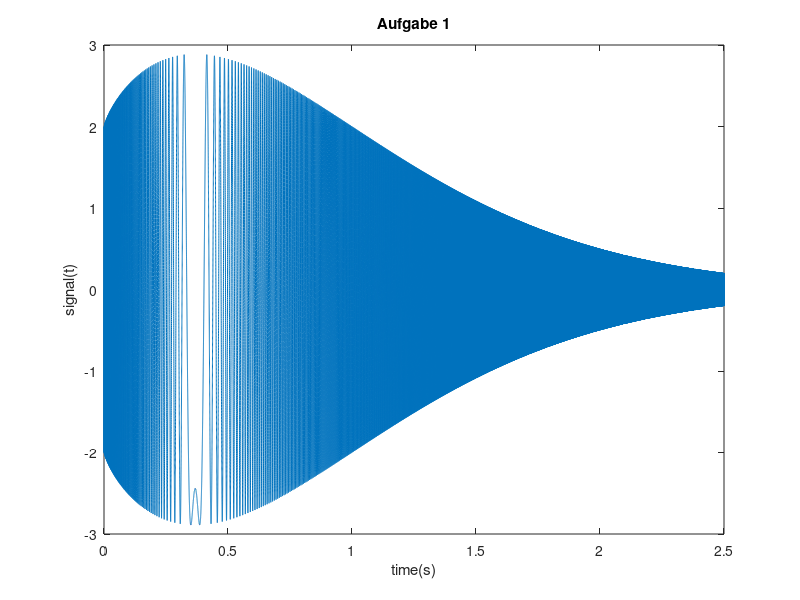

Write the MATLAB code that produced this figure. (Note: this script raises an error after producing the figure.)
%created by Julius Schoening
%edited by Patrick Felschen, Julian Voss
clc;
close all;
clear;

%variables
A1=2; %amplitude signal 2
playbacktime = 2.5; % in seconds
sampleRate = 44100; % in Hz
F1=600; %frequency signal 1, 600 Hz
plotTime = 2/F1;

t = linspace(0, playbacktime, playbacktime*sampleRate);

%output graph preparation
signal=A1*(sin(pi*F1*t.^t)./t.^t); % Signal equation

%plot signal(t) and its amplitude
subplot(1,1,1);
plot(t,signal);

xlim([0, playbacktime]);
xlabel('time(s)');
ylabel('signal(t)');
title('Aufgabe 1');
ax = gca;
ax.XAxisLocation = 'origin';


sound(signal,sampleRate);